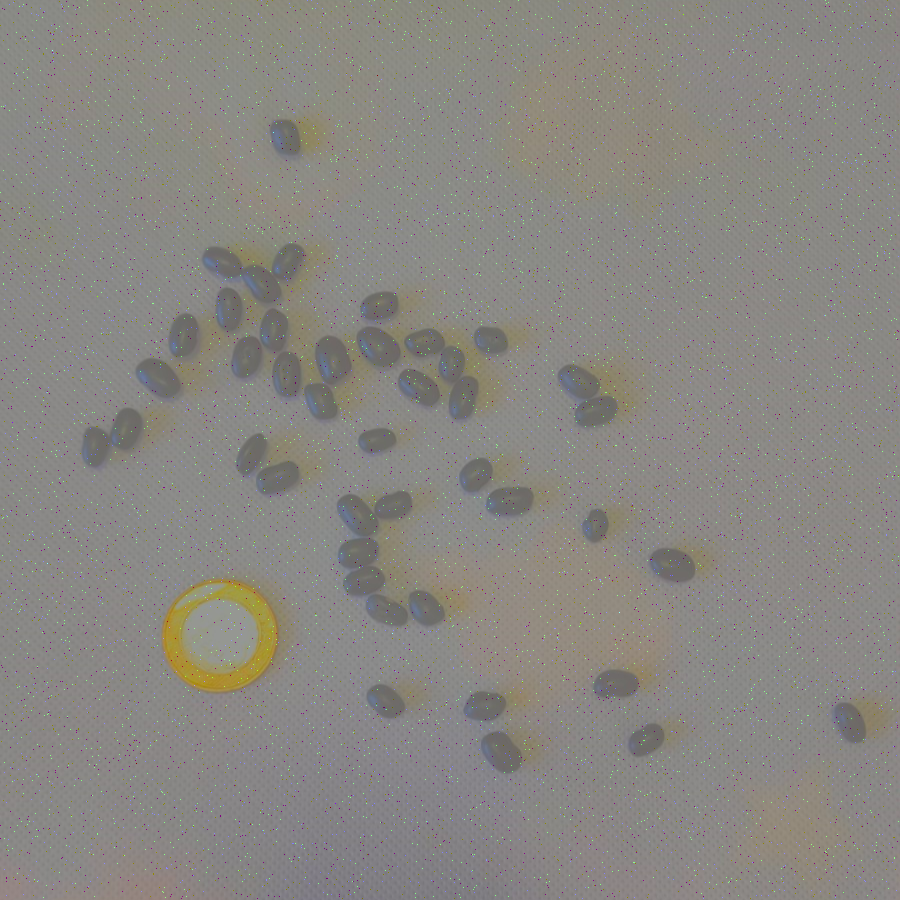
#> input picture imagens/sementes.png, 900 x 900 px, found by its file name
$ python graos.py   (older library calls are emulated)
#> lines starting #> are read from the running program, lines starting #| are printed output that depends on the picture; after the words box and inside, x2 and y2 are one past the last pixel; in counts of white or black regions, pixels touching at a corner belong together
import cv2
import numpy as np

img = cv2.imread('./imagens/sementes.png')
#> img is the input picture: shape (900, 900, 3); mean B, G, R 129.8, 134.8, 137.2

####
# Tratamento da imagem
####

#Converter para a escala de cinza
imgCinza = cv2.cvtColor(img, cv2.COLOR_BGR2GRAY)

# Aplicar o filtro Gaussiano para remover os ruídos sal e pimenta
imgBlur = cv2.GaussianBlur(imgCinza, (7, 7), 0)

#Usado para aplicar uma máscara na imagem com o filtro
_, bin = cv2.threshold(imgBlur, 0, 255, cv2.THRESH_BINARY_INV + cv2.THRESH_OTSU)
#> bin: shape (900, 900); 6% white; 162 white regions (129 under 20 px), largest, box (x1, y1, x2, y2) and area: (202, 243, 355, 422) 9889, (337, 490, 446, 627) 6554, (356, 325, 480, 421) 4748
#cv2.imshow("Filtro aplicado", bin)

#Usado para remover espaços entre os grãos
kernel = np.ones((3, 3), np.uint8)
img_separada = cv2.erode(bin, kernel, iterations=2)
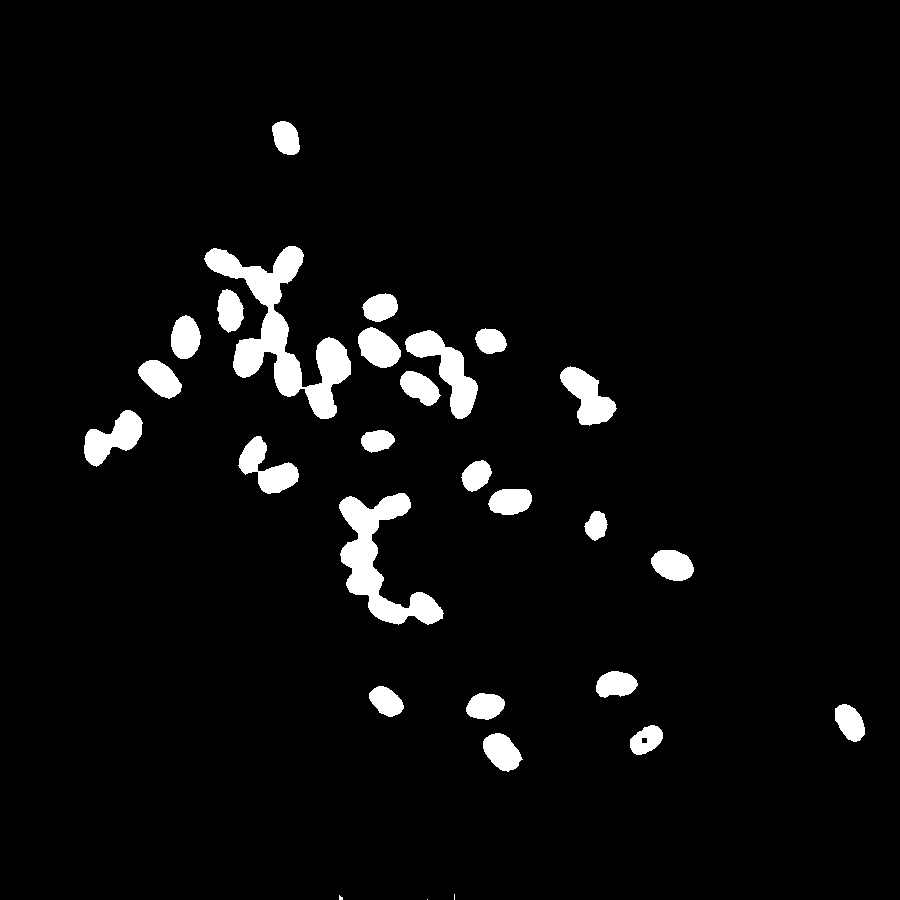
#> img_separada: shape (900, 900); 4.5% white; 28 white regions (3 under 20 px)


####
# Encontrar os grãos de feijão e contar eles
####
contornos, hierarquia = cv2.findContours(img_separada, cv2.RETR_CCOMP, cv2.CHAIN_APPROX_SIMPLE)
#> contornos = 29 contours, 3 with area under 20; largest, box (x1, y1, x2, y2) and area: (204, 246, 351, 419) 7347, (339, 493, 444, 625) 4869, (405, 330, 478, 419) 2335, (560, 366, 617, 426) 1678, (84, 410, 143, 467) 1656
total_graos = 0

if hierarquia is not None:
    print(f"{'Sementes':^45}\n")

    for i in range(len(contornos)):
        # Somente sementes
        if hierarquia[0][i][3] == -1:
            # Características Dimensionais: Cálculo da Área
            area = cv2.contourArea(contornos[i])

            # Filtro de ruído
            if area > 100:
                # Características Inerciais
                M = cv2.moments(contornos[i])

                if M['m00'] != 0:
                    # Cálculo dos Momentos de Hu
                    huMoments = cv2.HuMoments(M).flatten()

                    # Informações da quantidade de sementes, e momento de Hu
                    print(f"Semente {total_graos}: Area={area:.2f}, Hu[0]={huMoments[0]:.4f}")

                    total_graos += 1 # Incrementa o contador final
#> this loop made 29 passes
#> area on passes 4, 5, 7, 8, 9, 10, 11, 12, 13, 14, 15, 16: 972, 646.5, 748.5, 749.5, 684.5, 793, 963, 449, 4869, 876.5, 634.5, 1544.5
#| Semente 0: Area=972.00, Hu[0]=0.1730
#| Semente 1: Area=646.50, Hu[0]=0.1784
#| Semente 2: Area=748.50, Hu[0]=0.1829
#| Semente 3: Area=749.50, Hu[0]=0.1734
#| Semente 4: Area=684.50, Hu[0]=0.1752
#| Semente 5: Area=793.00, Hu[0]=0.1859
#| Semente 6: Area=963.00, Hu[0]=0.1731
#| Semente 7: Area=449.00, Hu[0]=0.1704
#> (further printed lines are left out)
#> after the loop, total_graos = 25

    print(f"\n{'-'*45}")
    print(f"Total de grãos identificados: {total_graos}")
#| Total de grãos identificados: 25


####
# Destacar a moeda para selecionar pegar a área dela
####

# Destacar a imagem para mostrar a moeda
clahe = cv2.createCLAHE(clipLimit=2.0, tileGridSize=(8, 8))
imgClahe = clahe.apply(imgCinza)

#Equalização de histograma
imagem_eq = cv2.equalizeHist(imgClahe)
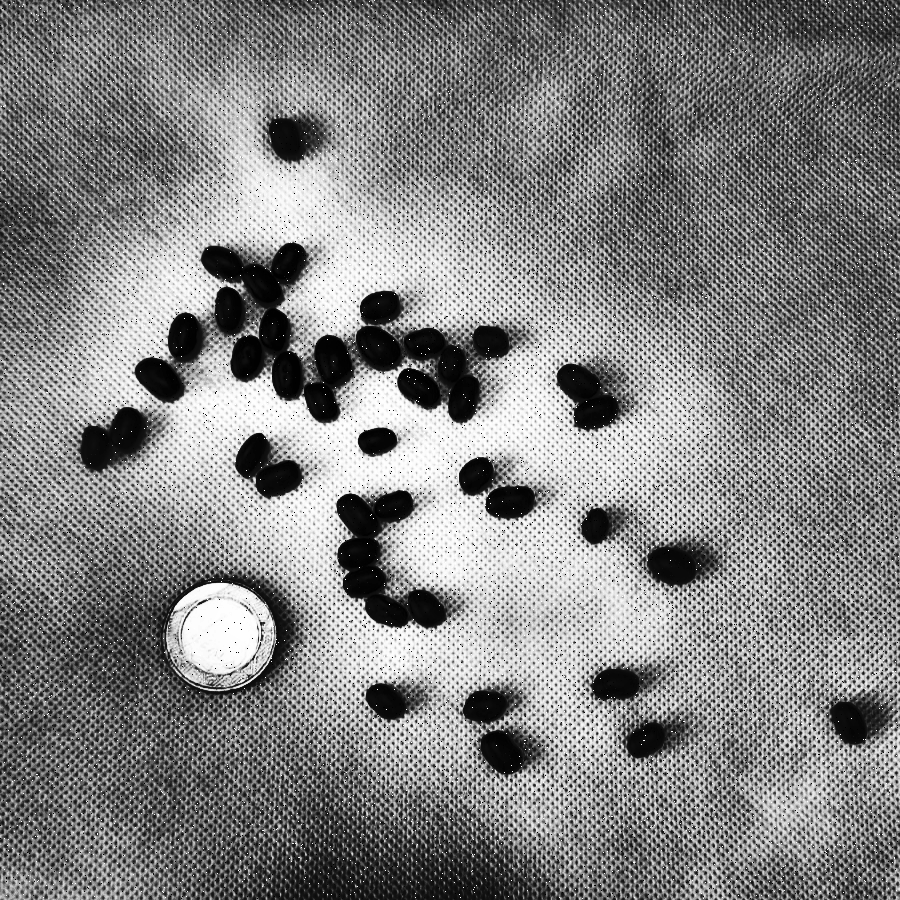
#> imagem_eq: shape (900, 900); min 0, max 255, mean 131
#cv2.imshow("Imagem equalizada", imagem_eq)

# Inverte e aplica threshold para melhor segmentação
imgProcessada = cv2.addWeighted(imgClahe, 0.8, imgClahe, 0.5, 0)
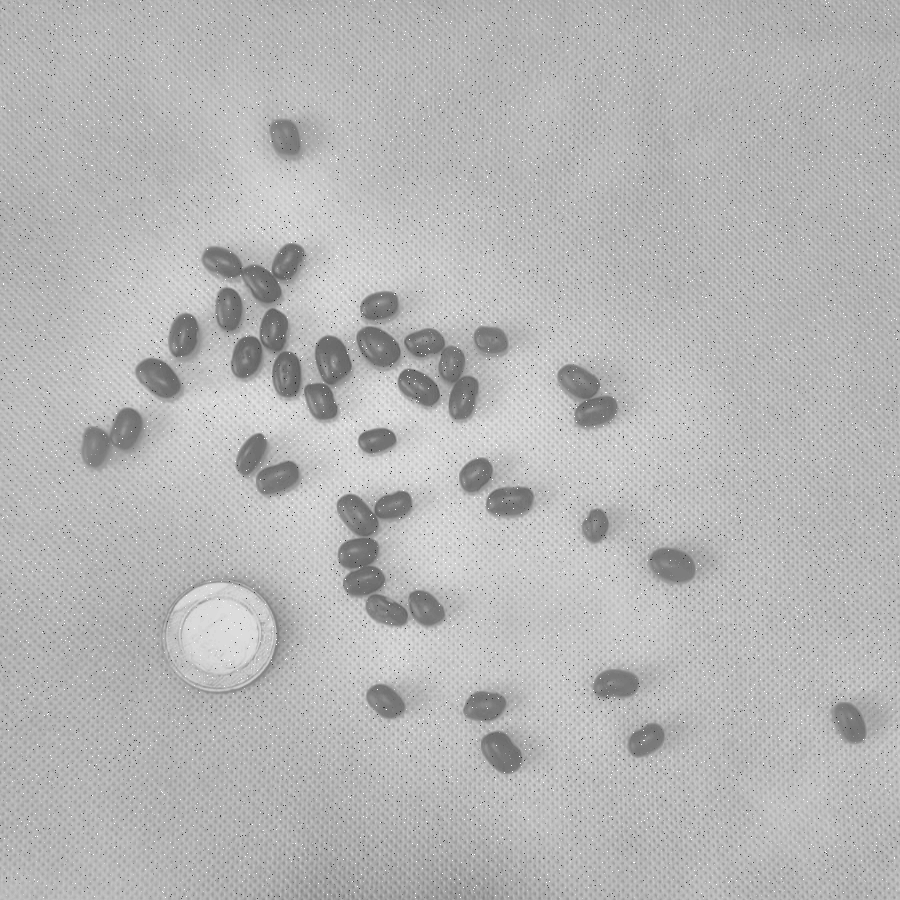
#> imgProcessada: shape (900, 900); min 32, max 255, mean 182.2

imgFiltrada = cv2.Laplacian(imgCinza, cv2.CV_8U)
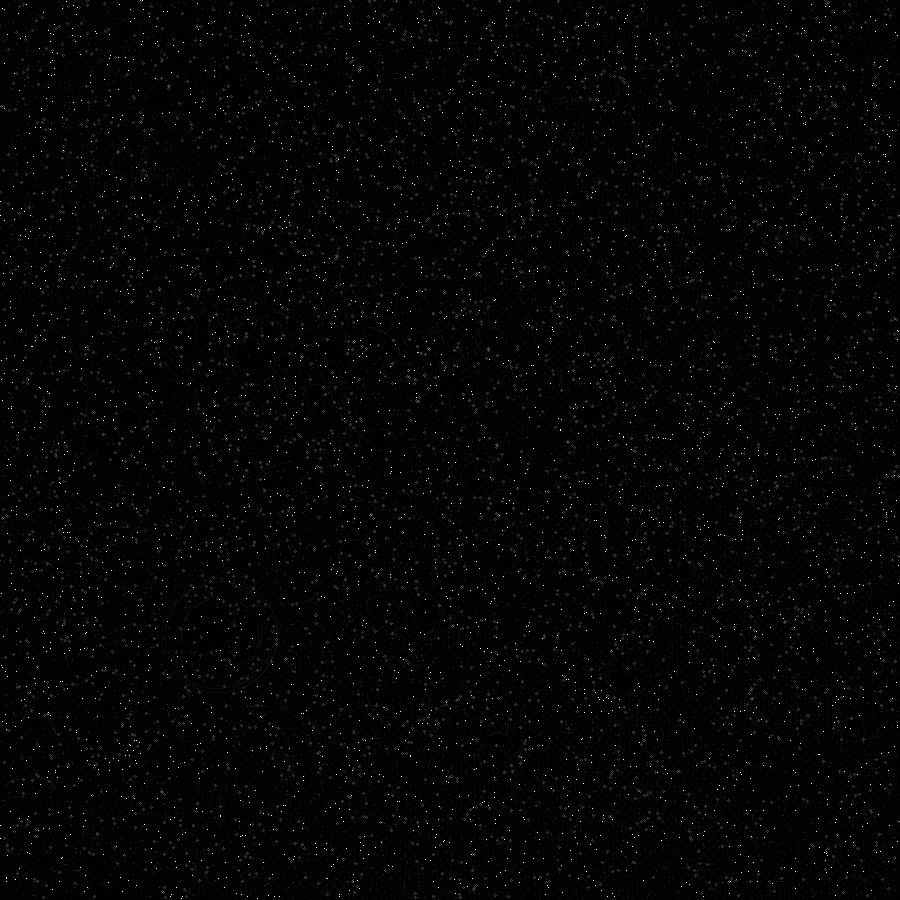
#> imgFiltrada: shape (900, 900); min 0, max 255, mean 3.6
imgFiltrada2 = cv2.Laplacian(imgProcessada, cv2.CV_8U)

imgFinal = cv2.add(imgFiltrada, imgFiltrada2)

###

####
# Encontrar o círculo que representa a moeda para encontrar a área
####
contornos, _ = cv2.findContours(imgFinal, cv2.RETR_EXTERNAL, cv2.CHAIN_APPROX_SIMPLE)
#> contornos = 5635 contours, 4966 with area under 20; largest, box (x1, y1, x2, y2) and area: (0, 0, 411, 479) 69102, (553, 0, 900, 301) 47484, (199, 649, 537, 900) 33782, (518, 639, 881, 900) 23964, (568, 220, 796, 509) 18530

for contorno in contornos:
    if cv2.contourArea(contorno) < 500: # Ignora ruídos pequenos
        continue

    #Calculo do perimetro para definir a precisão da aproximação
    perimetro = cv2.arcLength(contorno, True)
    # Aproxima o contorno para um polígono
    epsilon = 0.04 * perimetro
    approx = cv2.approxPolyDP(contorno, epsilon, True)

    num_vertices = len(approx)
    x, y, w, h = cv2.boundingRect(approx)
    forma_detectada = "Desconhecido"

    # Lógica de classificação
    if num_vertices == 3:
        forma_detectada = "Triangulo"

    elif num_vertices == 4:
        forma_detectada = "Quadrado"
    else:
        # Se tiver muitos vértices, é um círculo
        forma_detectada = "Circulo"

    cv2.drawContours(bin, [approx], 0, (0, 255, 0), 3)
    cv2.imshow("Equalizada", imagem_eq)
#> this loop made 5635 passes
#> (perimetro, epsilon, num_vertices, x, y, w, h, forma_detectada) on passes 313, 463, 668, 676, 731, 911, 973, 1096, 1211, 1271, 1306, 1516: (559.4, 22.38, 3, 723, 844, 41, 56, 'Triangulo'), (998.4, 39.93, 2, 880, 815, 16, 85, 'Circulo'), (1037.4, 41.5, 2, 4, 774, 10, 86, 'Circulo'), (2882.2, 115.3, 2, 20, 773, 62, 127, 'Circulo'), (1525.4, 61.02, 2, 149, 764, 3, 136, 'Circulo'), (564.3, 22.57, 2, 872, 739, 9, 82, 'Circulo'), (637.7, 25.51, 5, 80, 729, 46, 53, 'Circulo'), (2347.4, 93.9, 2, 159, 710, 62, 190, 'Circulo'), (1599.5, 63.98, 2, 717, 695, 32, 100, 'Circulo'), (1325.6, 53.02, 2, 165, 684, 13, 81, 'Circulo'), (902.8, 36.11, 2, 883, 677, 17, 86, 'Circulo'), (14626, 585, 1, 522, 710, 1, 1, 'Circulo')
#> contorno on passes 1 to 6: [[872, 899]], [[864, 899]], [[843, 899], [845, 899]], [[815, 899], [817, 899]], [[681, 899]], [[675, 899]]
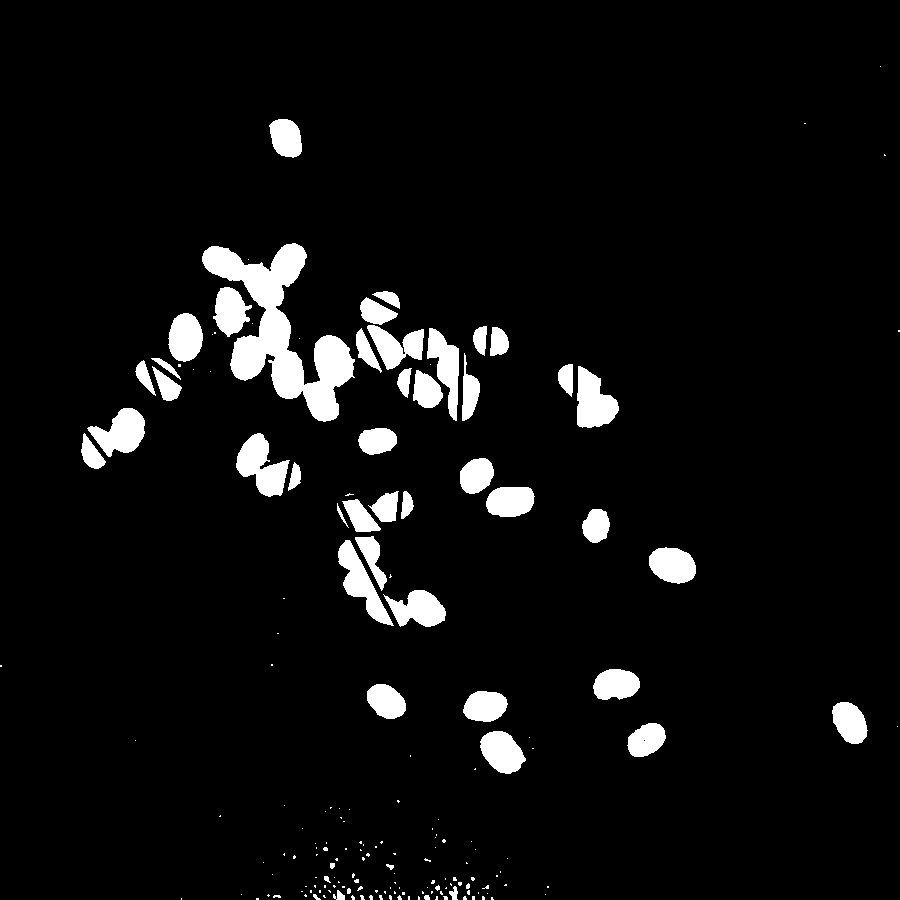
#> bin: shape (900, 900); 5.6% white; 180 white regions (130 under 20 px), largest, box (x1, y1, x2, y2) and area: (202, 243, 355, 422) 9889, (236, 433, 290, 497) 1860, (577, 366, 619, 428) 1716


cv2.imshow("Sementes", img)
cv2.imshow("Sementes cinzas", imgCinza)
cv2.imshow("Semente filtrada", imgBlur)
cv2.imshow("Thresh", bin)
cv2.imshow("Erosão", img_separada)

print(total_graos)
#| 25
cv2.waitKey(0)
cv2.destroyAllWindows()
